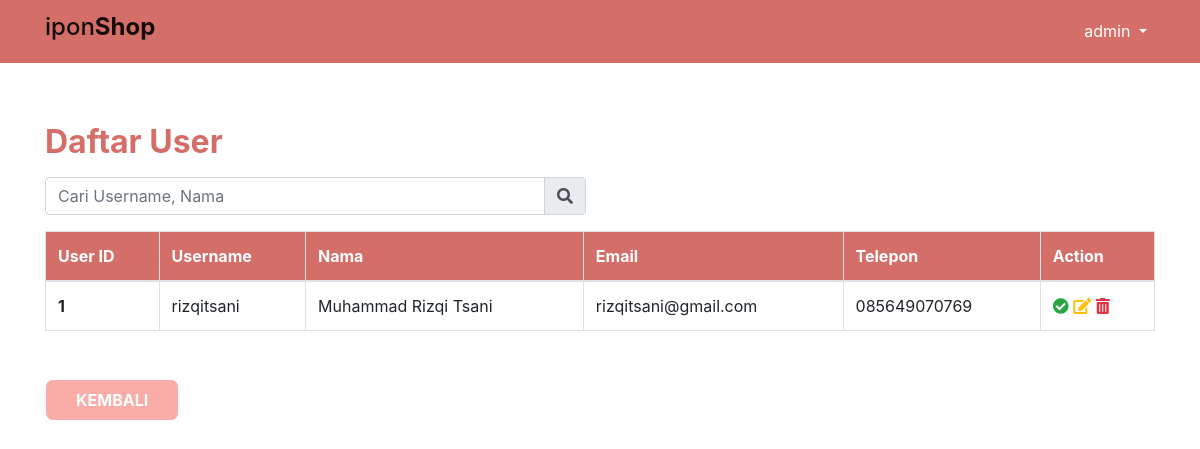
Page /admin_users.php (signed in) on the committed database.
### tables this page shows
CREATE TABLE `users` (
  `id` int(11) NOT NULL,
  `username` varchar(16) NOT NULL,
  `password` varchar(255) NOT NULL,
  `name` varchar(100) NOT NULL,
  `email` varchar(100) NOT NULL,
  `phone` varchar(13) NOT NULL,
  `provinsi` varchar(20) NOT NULL,
  `kota` varchar(50) NOT NULL,
  `kelurahan` varchar(50) NOT NULL,
  `kode_pos` varchar(10) NOT NULL,
  `alamat` text NOT NULL
);

### admin_users.php (the view, shortened to what this page needs)
<?php
  require './functions/config.php';
  if(isset($_GET["search"])) {
    $keyword = $_GET["search"];
    $keyword = mysqli_real_escape_string($db, $keyword);
    $query_result = mysqli_query($db, "SELECT * FROM users WHERE username LIKE '%$keyword%' OR name LIKE '%$keyword%';");
  } else{
    $query_result = mysqli_query($db, "SELECT * FROM users;");
  }
  require_once './template/header_admin.php';
?>
<div class="inner-container">
  <h2 class="text-pink mb-3 font-weight-bold">Daftar User</h2>
  <form class="form-inline mb-3" action="" method="get" autocomplete="off">
    <div class="input-group">
      <input type="text" class="form-control wide" name="search" placeholder="Cari Username, Nama" aria-label="Cari Judul Buku, Penulis" aria-describedby="search-icon">
      <div class="input-group-append">
        <span class="input-group-text"><i class="fas fa-search"></i></span>
      </div>
    </div>
  </form>
  <table class="table table-hover table-bordered shadow mb-5">
    <thead class="bg-pink text-white">
      <tr>
        <th scope="col">User ID</th>
        <th scope="col">Username</th>
        <th scope="col">Nama</th>
        <th scope="col">Email</th>
        <th scope="col">Telepon</th>
        <th scope="col">Action</th>
      </tr>
    </thead>
    <tbody>
      <?php while($record = mysqli_fetch_assoc($query_result)):?>
        <tr>
          <th scope="row"><?= $record["id"]?></th>
          <td><?= $record["username"]?></td>
          <td><?= $record["name"]?></td>
          <td><?= $record["email"]?></td>
          <td><?= $record["phone"]?></td>
          <td>
            <a class="text-success" href="./admin_users_process.php?id=<?= $record["id"]?>"><i class="fas fa-check-circle">
            </i></a>
            <a class="text-warning" href="./admin_users_edit.php?id=<?= $record["id"]?>"><i class="fas fa-edit"></i></a>
            <a class="text-danger" href="./admin_users.php?id=<?= $record["id"]?>"><i class="fas fa-trash-alt"></i></a>
          </td>
        </tr>
      <?php endwhile;
      ?>
    </tbody>
  </table>
  <a href="./admin.php"><button>Kembali</button></a>
</div>
<?php require_once './template/footer.php'; ?>

### styles/main.css (style rules this page uses)
html, body { height: 100%; }
.wide { width: 500px !important; }
.inner-container { margin: 60px 0 40px 0; }
.text-pink, .nav-link:hover { color: #d46e68; }
.bg-pink, a.active { background: #d46e68 !important; }
button { padding: 8px 30px; border: 1px solid #fff; border-radius: 8px; background: #faaca8; text-transform: uppercase; font-weight: bold; color: #fff; }

### rows in the picture
users: id "1", username "rizqitsani", name "Muhammad Rizqi Tsani", email "rizqitsani@gmail.com", phone "085649070769"

### other values in the picture
$_SESSION["username"] "admin"
